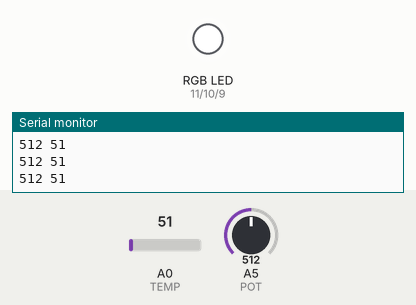
A sketch run on a simulated Arduino Uno, built with avr-gcc and run on an emulated ATmega328P. On the bench: an RGB LED mixed from three pins (HIGH = lit), the last lines printed to the serial monitor. The inputs (shaded band) are chosen by the test bench; at power-on: A0 (TEMP) = 51, A5 (POT) = 512.

Above: at 1.3 s.
1.4 s: A0 (TEMP) set to 141
2.9 s: A0 (TEMP) set to 156
At 4.1 s:
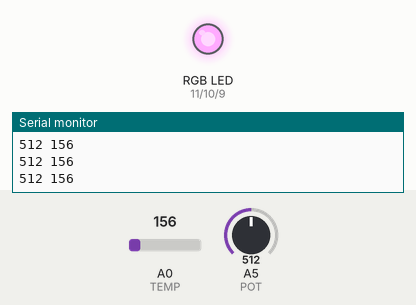
4.5 s: A5 (POT) set to 357
6.0 s: A5 (POT) set to 331
At 6.4 s:
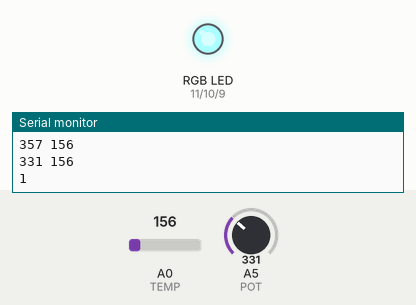
7.5 s: A0 (TEMP) set to 163
At 8.7 s:
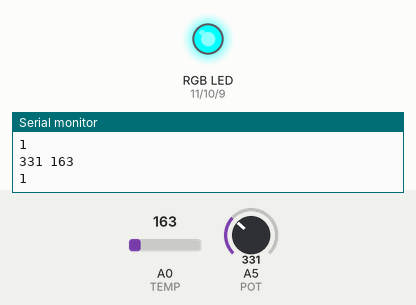
9.0 s: A5 (POT) set to 360
At 10.1 s:
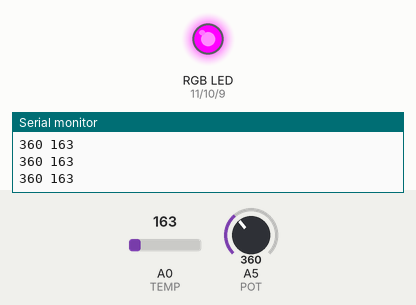
Timing chart, 0 to 11.5 s (numbered marks = the images above; inputs shaded):
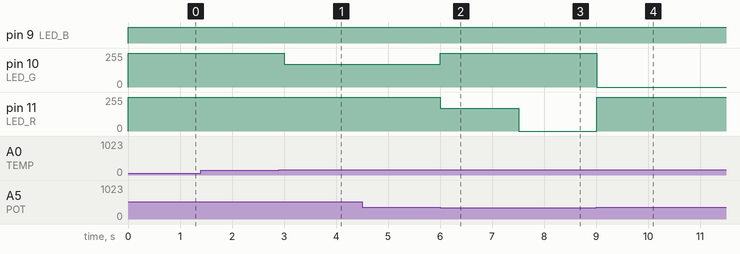

Measured:
- the behaviour switches between 155 and 156 on A0 (TEMP) (found by bisection; images 0 and 1)
- the behaviour switches between 350 and 349 on A5 (POT) (found by bisection; images 1 and 2)
- after the input at 2.9 s, pin 10 (LED_G): 255/255 → 170/255 after 0.10 s
- after the input at 6.0 s, pin 10 (LED_G): 170/255 → 255/255 at once; pin 11 (LED_R): 255/255 → 170/255 at once
- after the input at 7.5 s, pin 11 (LED_R): 170/255 → 0/255 at once
- after the input at 9.0 s, pin 10 (LED_G): 255/255 → 0/255 at once; pin 11 (LED_R): 0/255 → 255/255 at once

The sketch:

TEMPwithPotnetiometer.ino
```cpp
const int LED_R = 11;
const int LED_G = 10;
const int LED_B = 9;
const int TEMP = 0;
const int POT = 5;
int valT = 0;
int valP = 0;

const int LOWER_BOUND = 158;
const int UPPER_BOUND = 159;

void setup() {
  Serial.begin(9600);
  pinMode(LED_R, OUTPUT);
  pinMode(LED_G, OUTPUT);
  pinMode(LED_B, OUTPUT);
}

void loop() {
  valP = analogRead(POT);
  valT = analogRead(TEMP);
  Serial.print(valP);
  Serial.print(" ");
  Serial.println(valT);
  int res = 0;

  if (valT <156) {
    res = 255;
  } else if (valT <= 158) {
    res = 170;
  } else if (valT <= 160) {
    res = 85;
  } else {
    res = 0;
  }


  if (valP < 350) {
    Serial.println(1);
    analogWrite(LED_R, res);
    analogWrite(LED_G, 255);
    analogWrite(LED_B, 255);

  } else if (valP < 700) {
    analogWrite(LED_R, 255);
    analogWrite(LED_G, res);
    analogWrite(LED_B, 255);
  } else {
    analogWrite(LED_R, 255);
    analogWrite(LED_G, 255);
    analogWrite(LED_B, res);
  }

  delay(500);
}
```
